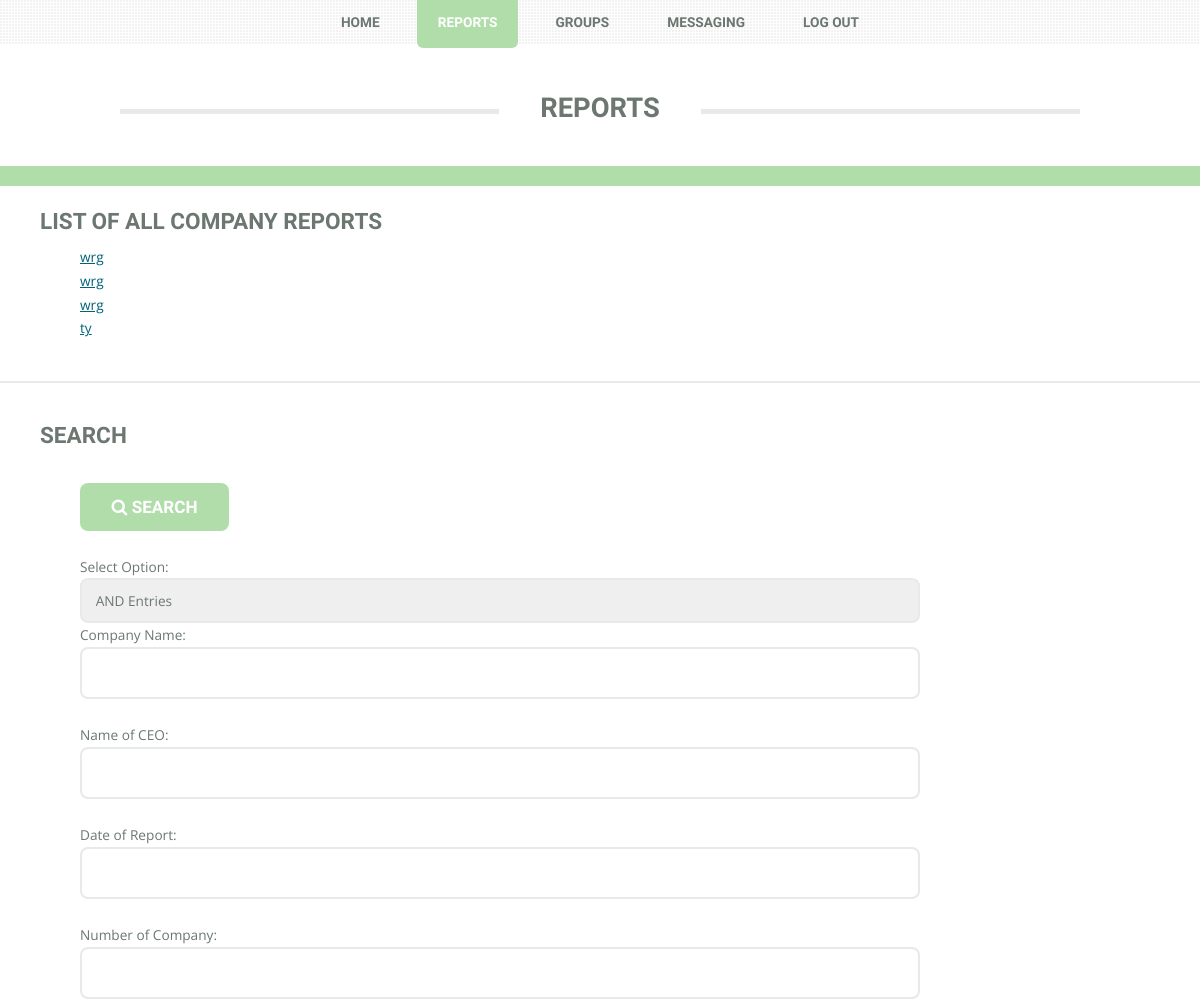
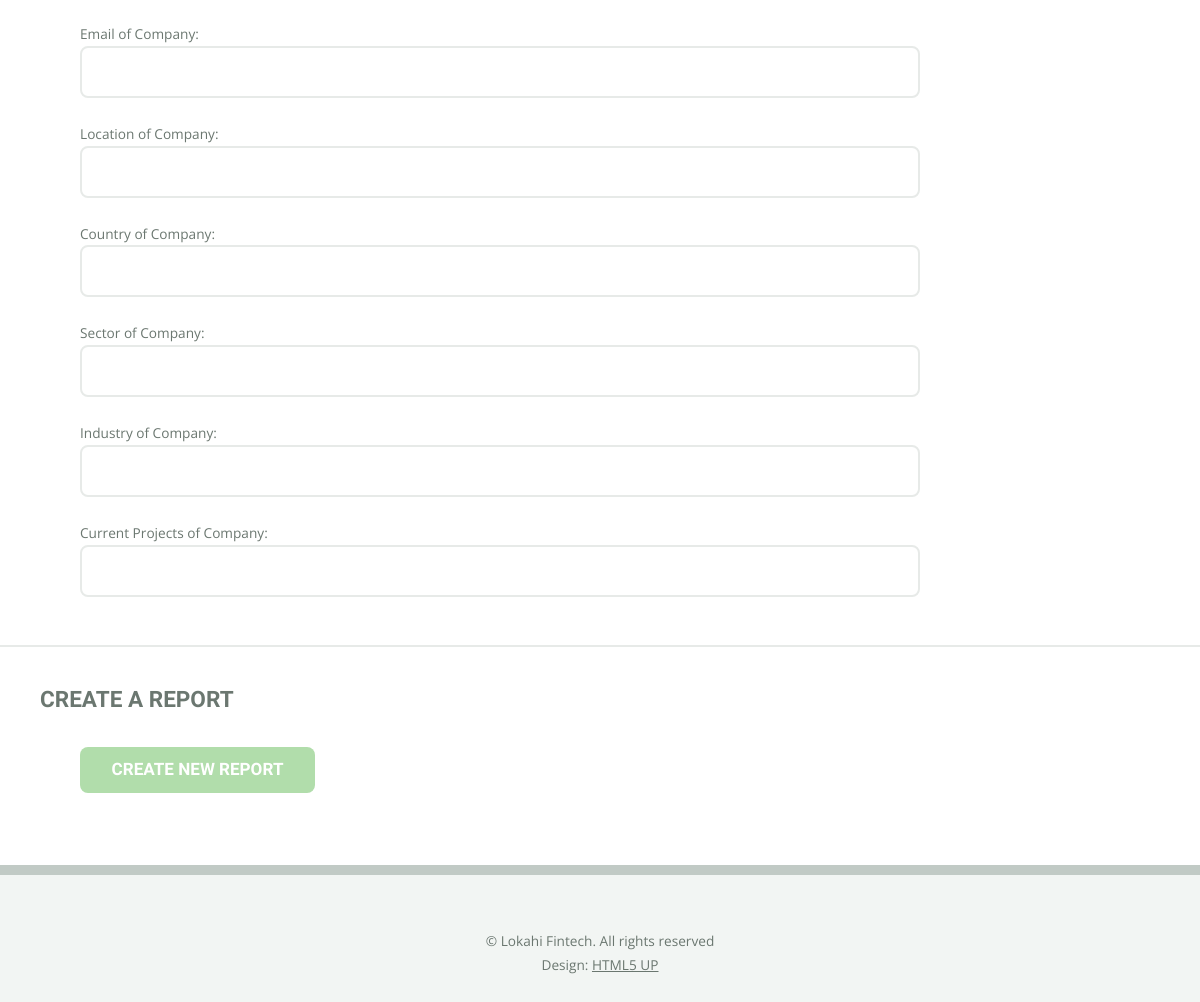
The app's page /reports/ (signed in) with its own data (2 pictures, top to bottom).
### reports/models.py (models this page shows, shortened)
class Report(models.Model):
    created_by = models.ForeignKey(CustomUser, on_delete=models.CASCADE, default=1, editable=False)
    created_at = models.DateTimeField(auto_now_add=True, editable=False)
    company_name=models.CharField(max_length=255)
    ceo_name=models.CharField(max_length=255)
    company_phone=models.CharField(max_length=255)
    company_email = models.CharField(max_length=255)
    company_location=models.CharField(max_length=255)
    company_country=models.CharField(max_length=255)
    sector=models.CharField(max_length=255)
    industry=models.CharField(max_length=255)
    current_projects=models.TextField()
    private_report = models.BooleanField(default=False, blank=True)

### reports/views.py (the view, shortened to what this page needs)
class IndexView(ListView):
    context_object_name = 'report_list'
    template_name = 'reports/html5up/reports.html'
    def get_queryset(self):
        all_reports = Report.objects.all()
        if (not my_user(self.request).is_SiteManager):
            if(all_reports):
                query=Q()
                query |= Q(created_by=my_user(self.request))
                all_groups = Group.objects.all().filter(members=my_user(self.request))
                for group in all_groups:
                    for member in group.members.all():
                        query|=Q(created_by=member)
                query|=Q(private_report=False)
                all_reports=all_reports.filter(query)
        company_name = self.request.GET.get('company_name')
        ceo_name=self.request.GET.get('ceo_name')
        created_at = self.request.GET.get('created_at')
        company_phone = self.request.GET.get('company_phone')
        company_email= self.request.GET.get('company_email')
        company_location= self.request.GET.get('company_location')
        company_sector= self.request.GET.get('company_sector')
        company_industry= self.request.GET.get('company_industry')
        company_projects= self.request.GET.get('company_projects')
        option = self.request.GET.get('option')
        return all_reports

### reports/views.py (called while the page is built)
def my_user(request):
    user = None
    if request.user.is_authenticated():
        user = request.user
    return CustomUser.objects.all().filter(user=user)[0]

### reports/templates/reports/html5up/reports.html (shortened to what this page needs)
<!DOCTYPE HTML>
{% load static %}
<link rel="stylesheet" type="text/css" href="{% static 'messaging/css/main.css' %}"/>
<link rel="stylesheet" type="text/css" href="{% static 'messaging/css/ie8.css' %}"/>
<link rel="stylesheet" type="text/css" href="{% static 'messaging/css/font-awesome.min.css' %}" />
<html>
    <head>
        <link rel="stylesheet" href="assets/css/main.css" />
        <link rel="stylesheet" href="font-awesome/css/font-awesome.min.css">
    </head>
    <body class="homepage">
        <div id="page-wrapper">
                <header id="header">
                    <div class="logo container">
                        <div>
                            <h1><a id="logo">Reports</a></h1>
                        </div>
                    </div>
                </header>
                <nav id="nav">
                    <ul>
                        <li><a href={% url 'loggedin' %}>Home</a></li>
                        <li class = "current"><a href = "{% url 'reports:index'%}" >Reports</a></li>
                        <li><a href = {% url 'groups' %}>Groups</a></li>
                        <li><a href = {% url 'messaging' %}>Messaging</a></li>
                        <li><a href= {% url 'logout' %}>LOG OUT</a></li>
                    </ul>
                </nav>
                <div id="main-wrapper">
                    {% if report_list %}
                    <br>
                    <div style = "padding-left: 40px;">
                        <h2>List of All Company Reports</h2>
                    </div>
                        <ul>
                            {% for report in report_list %}
                                <li><a href="{% url 'reports:detail' report.id %}" style = "padding-left: 80px">{{ report.company_name }}</a></li>
                            {% endfor %}
                        </ul>
                    {% else %}
                        <br>
                    <div style = "padding-left: 40px;">
                        <h2>No entries found in the database</h2>
                    </div>
                        <br>
                    {% endif %}
                    <hr>
                    <div style = "padding-left: 40px;">
                        <h2>Search</h2>
                    </div>
                    <br>
                        <div style = "padding-left: 80px; padding-right: 280px">
                        <form id="searchform" action="{% url 'reports:index' %}" method="get" autocomplete="on">
                            <button style = "text-align: center" class="searchbutton" type="submit">
                                <i class="fa fa-search"></i> Search
                            </button>
                            <br>
                            <br>
                            Select Option: <select name="option">
                              <option value="and">AND Entries</option>
                            </select>
                            Company Name: <input type="text" name="company_name"><br>
                            Name of CEO: <input type="text" name="ceo_name"><br>
                            Date of Report: <input type="text" name="created_at"><br>
                            Number of Company: <input type="text" name="company_phone"><br>
                            Email of Company: <input type="text" name="company_email"><br>
                            Location of Company: <input type="text" name="company_location"><br>
                            Country of Company: <input type="text" name="company_country"><br>
                            Sector of Company: <input type="text" name="company_sector"><br>
                            Industry of Company: <input type="text" name="company_industry"><br>
                            Current Projects of Company: <input type="text" name="current_projects"><br>
                        </form>
                        <br>
                    </div>
                    {% if user.customuser.user_type == "C" and user.customuser.is_SiteManager == False %}
                    <hr>
                    <div style = "padding-left: 40px; padding-right: 280px">
                        <h2>Create a report</h2>
                        <br>
                <div style = "padding-left: 40px">
                    <form action="{% url 'reports:report-add'  %}" method="get">
                             <button type="submit" class="btn btn-default btn-sm"  >Create New Report</button>
                        {% endif %}
                    </form>
                </div>
                </div>
                <br>
                <br>
                <br>
            </div>
                <footer id="footer">
                            <ul class="copyright">
                                <li>&copy; Lokahi Fintech. All rights reserved</li><li>Design: <a href="http://html5up.net">HTML5 UP</a></li>
                            </ul>
                        </div>
    </body>
</html>

### messaging/static/messaging/css/ie8.css (style rules this page uses)
form input[type="text"], form input[type="email"], form input[type="password"], form select, form textarea { position: relative; -ms-behavior: url("assets/js/ie/PIE.htc"); }
input[type="button"], input[type="submit"], input[type="reset"], button, .button { position: relative; -ms-behavior: url("assets/js/ie/PIE.htc"); }
#nav li a, #nav li span { position: relative; -ms-behavior: url("assets/js/ie/PIE.htc"); }
#nav { background: #f8f8f8; }
#nav:after { display: none; }

### reports/templates/reports/html5up/reports.html (style rules this page uses)
input[type=text] { width: 130px; box-sizing: border-box; border: 2px solid #ccc; border-radius: 4px; font-size: 16px; background-color: white; background-image: url('searchicon.png'); background-position: 10px 10px; background-repeat: no-repeat; padding: 12px 20px 12px 40px; -webkit-transition: width 0.4s ease-in-out; transition: width 0.4s ease-in-out; }

### records on screen
Report: company_name "wrg"
Report: company_name "wrg"
Report: company_name "wrg"
Report: company_name "ty"
